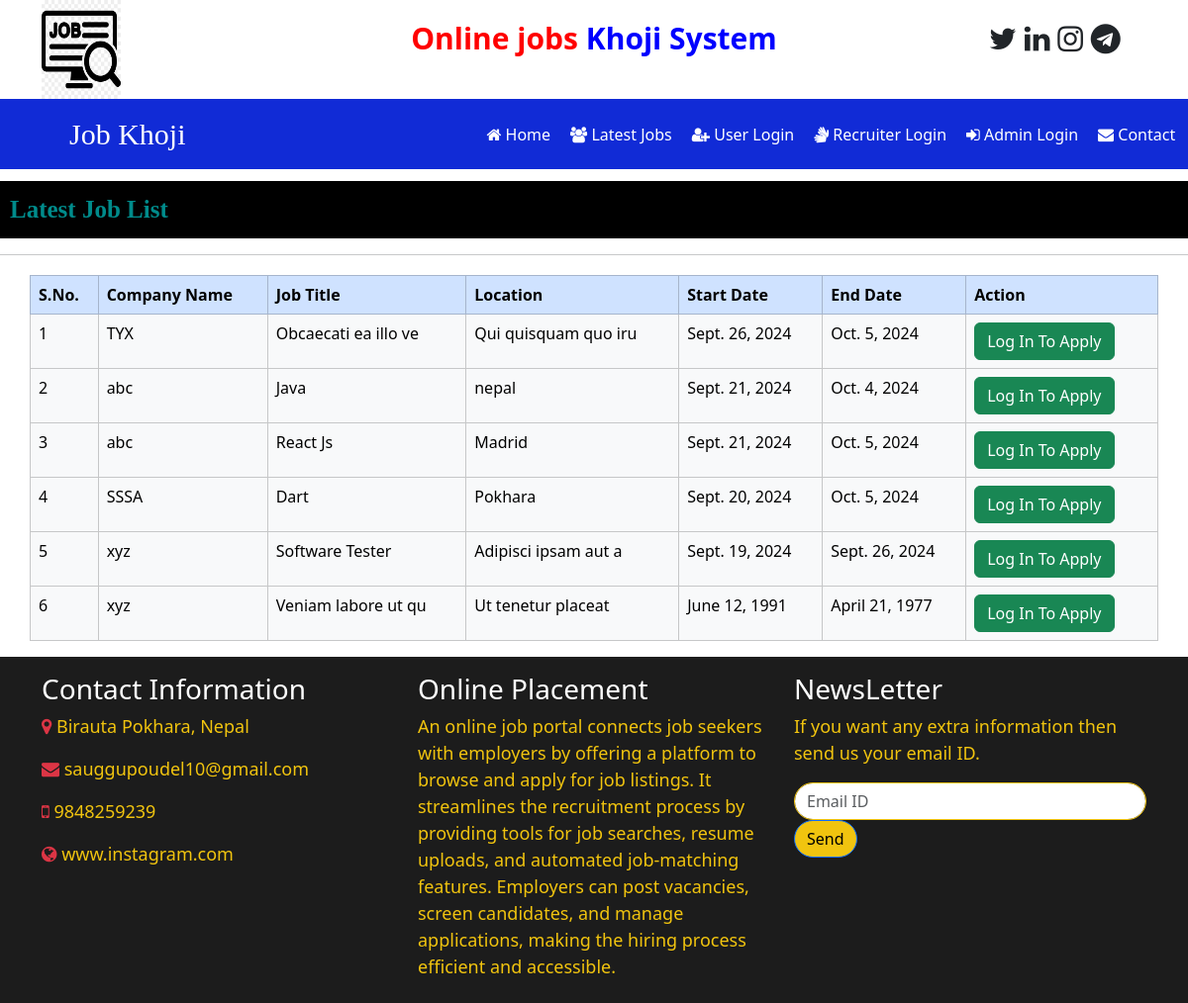
The page /latest_jobs on the database its author committed.
### job/models.py (models this page shows, shortened)
class Job(models.Model):
    recruiter = models.ForeignKey(Recruiter,on_delete=models.CASCADE)
    start_date = models.DateField()
    end_date = models.DateField()
    title = models.CharField(max_length=100)
    salary =  models.FloatField(max_length=20)
    image = models.FileField()
    description = models.CharField(max_length=300,)
    location = models.CharField(max_length=50,)
    experience = models.CharField(max_length=20)
    skills = models.CharField(max_length=20)
    creationdate = models.DateField()

class Recruiter(models.Model):
    user = models.ForeignKey(User,on_delete=models.CASCADE)
    mobile = models.CharField(max_length=15,null=True)
    image = models.FileField(null=True)
    gender = models.CharField(max_length=10,null=True)
    company =  models.CharField(max_length=100,null=True)
    type = models.CharField(max_length=15,null=True)
    status = models.CharField(max_length=20,null=True)

### job/views.py (the view)
# urls.py: path('latest_jobs', latest_jobs , name="latest_jobs"),
def latest_jobs(request):
    job = Job.objects.all().order_by('-start_date')
    d = {'job':job}
    return render(request,'latest_jobs.html',d)

### job/templates/latest_jobs.html (shortened to what this page needs)
{% load static %}
{% block body %}
{% include 'navigation.html' %}
<marquee class="latest-job-marquee">
    Latest Job List
</marquee>
<hr>
<table class="table table-hover container table-bordered" id="example">
    <thead>
        <tr class="table-primary">
            <th>S.No.</th>
            <th>Company Name</th>
            <th>Job Title</th>
            <th>Location</th>
            <th>Start Date</th>
            <th>End Date</th>
            <th>Action</th>
        </tr>
    </thead>
    <tbody>
        {% for i in job %}
        <tr class="table-light">
            <td>{{ forloop.counter }}</td>
            <td>{{ i.recruiter.company }}</td>
            <td>{{ i.title }}</td>
            <td>{{ i.location }}</td>
            <td>{{ i.start_date }}</td>
            <td>{{ i.end_date }}</td>
            <td>
                <a href="{% url 'user_login' %}" class="btn btn-success">Log In To Apply</a>
            </td>
        </tr>
        {% endfor %}
    </tbody>
</table>
{% include 'footer.html' %}
{% endblock %}

### job/templates/latest_jobs.html (style rules this page uses)
.latest-job-marquee { font-family: 'Monotype Corsiva'; font-size: 25px; color: darkcyan; background-color: black; font-weight: bold; margin-top: 1%; padding: 10px; }
.table { margin-top: 20px; background-color: #fff; }
.table-primary { background-color: #007bff; color: white; }
.table-light { background-color: #f8f9fa; }
.btn { margin-right: 5px; }

### rows shown on the page
Job: recruiter.company "TYX", title "Obcaecati ea illo ve", location "Qui quisquam quo iru", start_date "Sept. 26, 2024", end_date "Oct. 5, 2024"
Job: recruiter.company "abc", title "Java", location "nepal", start_date "Sept. 21, 2024", end_date "Oct. 4, 2024"
Job: recruiter.company "abc", title "React Js", location "Madrid", start_date "Sept. 21, 2024", end_date "Oct. 5, 2024"
Job: recruiter.company "SSSA", title "Dart", location "Pokhara", start_date "Sept. 20, 2024", end_date "Oct. 5, 2024"
Job: recruiter.company "xyz", title "Software Tester", location "Adipisci ipsam aut a", start_date "Sept. 19, 2024", end_date "Sept. 26, 2024"
Job: recruiter.company "xyz", title "Veniam labore ut qu", location "Ut tenetur placeat", start_date "June 12, 1991", end_date "April 21, 1977"
